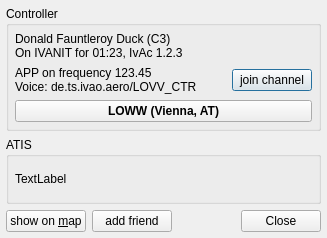
<?xml version="1.0" encoding="UTF-8"?>
<ui version="4.0">
 <class>ControllerDetails</class>
 <widget class="QDialog" name="ControllerDetails">
  <property name="geometry">
   <rect>
    <x>0</x>
    <y>0</y>
    <width>327</width>
    <height>238</height>
   </rect>
  </property>
  <property name="windowTitle">
   <string>Dialog</string>
  </property>
  <property name="windowIcon">
   <iconset resource="Resources.qrc">
    <normaloff>:/icons/qutescoop.png</normaloff>:/icons/qutescoop.png</iconset>
  </property>
  <layout class="QVBoxLayout" stretch="0,1,0">
   <property name="margin">
    <number>6</number>
   </property>
   <item>
    <widget class="QGroupBox" name="groupBox">
     <property name="title">
      <string>Controller</string>
     </property>
     <layout class="QVBoxLayout">
      <property name="margin">
       <number>6</number>
      </property>
      <item>
       <widget class="QLabel" name="lblControllerInfo">
        <property name="text">
         <string>Donald Fauntleroy Duck (C3)
On IVANIT for 01:23, IvAc 1.2.3</string>
        </property>
        <property name="openExternalLinks">
         <bool>true</bool>
        </property>
       </widget>
      </item>
      <item>
       <layout class="QHBoxLayout" name="detailsLayout">
        <item>
         <widget class="QLabel" name="lblStationInformatoin">
          <property name="text">
           <string>APP on frequency 123.45
Voice: de.ts.ivao.aero/LOVV_CTR</string>
          </property>
         </widget>
        </item>
        <item>
         <spacer>
          <property name="orientation">
           <enum>Qt::Horizontal</enum>
          </property>
          <property name="sizeHint" stdset="0">
           <size>
            <width>40</width>
            <height>20</height>
           </size>
          </property>
         </spacer>
        </item>
        <item>
         <widget class="QPushButton" name="btnJoinChannel">
          <property name="text">
           <string>join channel</string>
          </property>
          <property name="flat">
           <bool>false</bool>
          </property>
         </widget>
        </item>
       </layout>
      </item>
      <item>
       <widget class="QPushButton" name="pbAirportDetails">
        <property name="font">
         <font>
          <weight>75</weight>
          <bold>true</bold>
         </font>
        </property>
        <property name="text">
         <string>LOWW (Vienna, AT)</string>
        </property>
       </widget>
      </item>
     </layout>
    </widget>
   </item>
   <item>
    <widget class="QGroupBox" name="gbAtis">
     <property name="title">
      <string>ATIS</string>
     </property>
     <layout class="QVBoxLayout" name="verticalLayout">
      <property name="margin">
       <number>6</number>
      </property>
      <item>
       <widget class="QLabel" name="lblAtis">
        <property name="sizePolicy">
         <sizepolicy hsizetype="Minimum" vsizetype="Minimum">
          <horstretch>0</horstretch>
          <verstretch>0</verstretch>
         </sizepolicy>
        </property>
        <property name="text">
         <string>TextLabel</string>
        </property>
        <property name="textFormat">
         <enum>Qt::RichText</enum>
        </property>
        <property name="wordWrap">
         <bool>true</bool>
        </property>
        <property name="openExternalLinks">
         <bool>true</bool>
        </property>
        <property name="textInteractionFlags">
         <set>Qt::LinksAccessibleByMouse|Qt::TextSelectableByKeyboard|Qt::TextSelectableByMouse</set>
        </property>
       </widget>
      </item>
     </layout>
    </widget>
   </item>
   <item>
    <layout class="QHBoxLayout" name="bottomLayout">
     <item>
      <widget class="QPushButton" name="buttonShowOnMap">
       <property name="text">
        <string>show on &amp;map</string>
       </property>
       <property name="shortcut">
        <string>S</string>
       </property>
       <property name="autoDefault">
        <bool>false</bool>
       </property>
      </widget>
     </item>
     <item>
      <widget class="QPushButton" name="buttonAddFriend">
       <property name="text">
        <string>add friend</string>
       </property>
      </widget>
     </item>
     <item>
      <widget class="QDialogButtonBox" name="buttonBox">
       <property name="standardButtons">
        <set>QDialogButtonBox::Close</set>
       </property>
      </widget>
     </item>
    </layout>
   </item>
  </layout>
 </widget>
 <resources>
  <include location="Resources.qrc"/>
 </resources>
 <connections>
  <connection>
   <sender>buttonShowOnMap</sender>
   <signal>clicked()</signal>
   <receiver>ControllerDetails</receiver>
   <slot>close()</slot>
   <hints>
    <hint type="sourcelabel">
     <x>111</x>
     <y>305</y>
    </hint>
    <hint type="destinationlabel">
     <x>210</x>
     <y>138</y>
    </hint>
   </hints>
  </connection>
  <connection>
   <sender>buttonBox</sender>
   <signal>clicked(QAbstractButton*)</signal>
   <receiver>ControllerDetails</receiver>
   <slot>close()</slot>
   <hints>
    <hint type="sourcelabel">
     <x>387</x>
     <y>293</y>
    </hint>
    <hint type="destinationlabel">
     <x>391</x>
     <y>236</y>
    </hint>
   </hints>
  </connection>
 </connections>
</ui>
